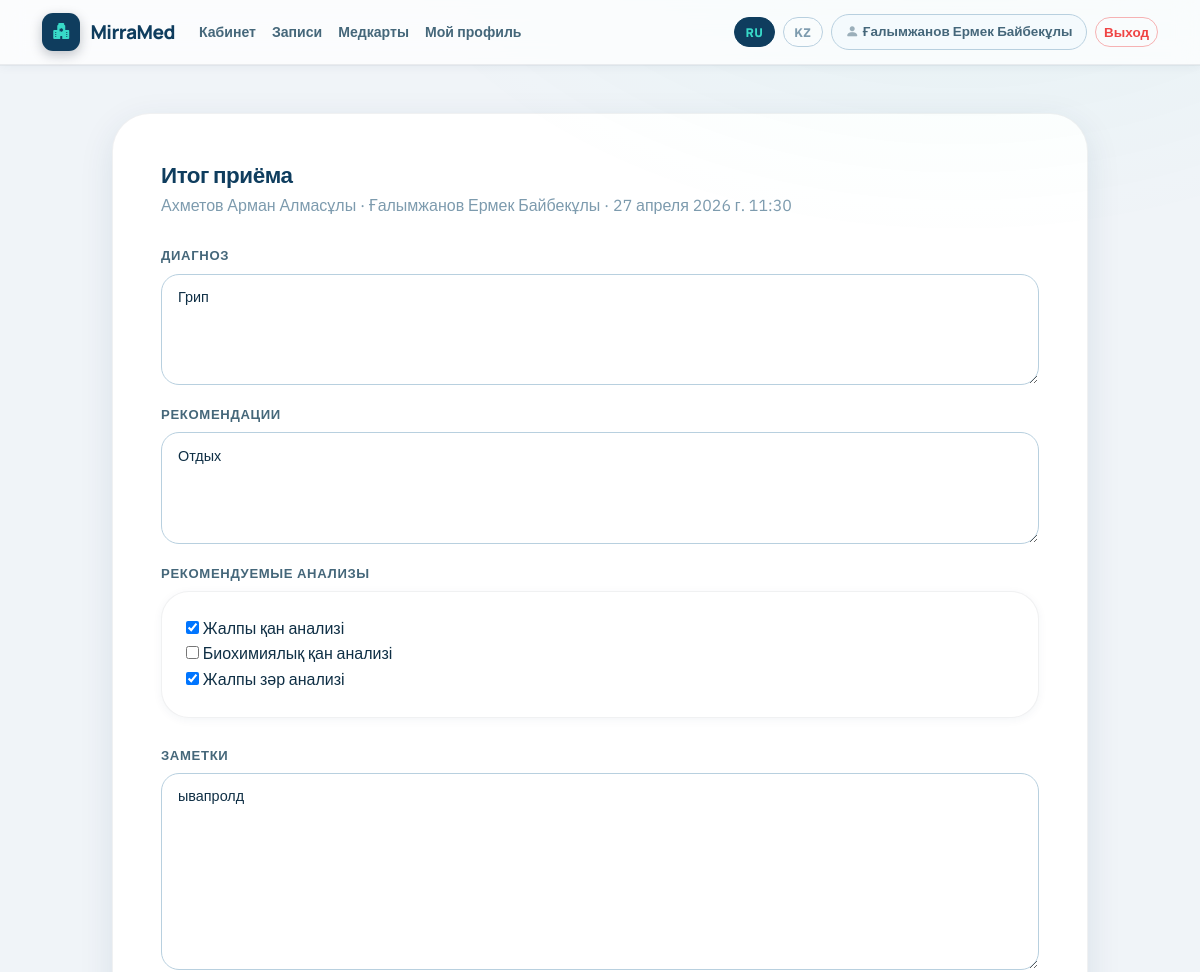
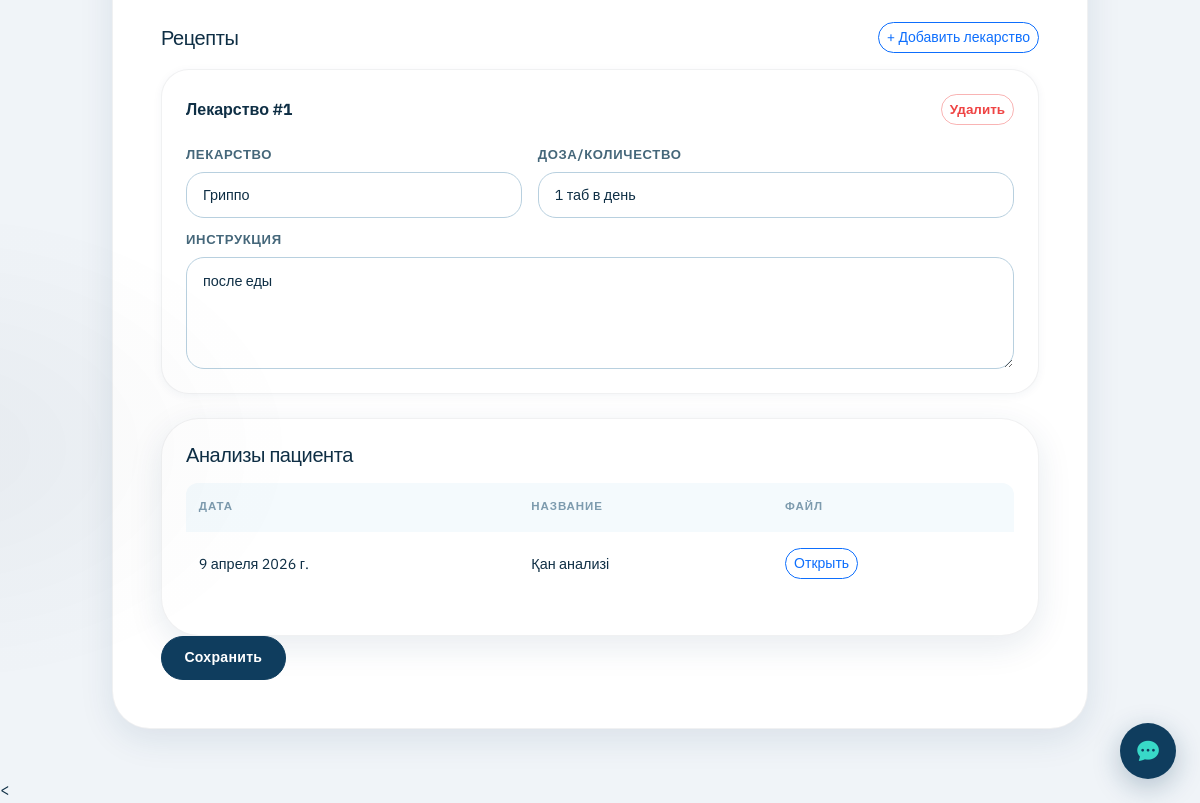
The page /appointments/1/complete/ (signed in) on the database its author committed (2 pictures, top to bottom).
### core/models.py (models this page shows, shortened)
class User(AbstractUser):
    class Role(models.TextChoices):
        ADMIN = 'admin', 'Admin'
        DOCTOR = 'doctor', 'Doctor'
        PATIENT = 'patient', 'Patient'
    username = models.CharField(max_length=150, unique=True)
    email = models.EmailField(unique=True)
    full_name = models.CharField(max_length=255)
    role = models.CharField(max_length=20, choices=Role.choices, default=Role.PATIENT)
    must_complete_profile = models.BooleanField(default=True)
    USERNAME_FIELD = 'email'
    REQUIRED_FIELDS = []
    objects = UserManager()

class Appointment(models.Model):
    class Status(models.TextChoices):
        PENDING = 'pending', 'Pending'
        APPROVED = 'approved', 'Approved'
        REJECTED = 'rejected', 'Rejected'
        COMPLETED = 'completed', 'Completed'
        CANCELLED = 'cancelled', 'Cancelled'
        NO_SHOW = 'no_show', 'No show'
    patient = models.ForeignKey(Patient, on_delete=models.CASCADE, related_name='appointments')
    doctor = models.ForeignKey(Doctor, on_delete=models.CASCADE, related_name='appointments')
    date = models.DateField()
    slot = models.TimeField()
    status = models.CharField(max_length=20, choices=Status.choices, default=Status.PENDING)
    fee = models.DecimalField(max_digits=10, decimal_places=2, default=0)
    created_at = models.DateTimeField(auto_now_add=True)
    approved_at = models.DateTimeField(null=True, blank=True)
    class Meta:
        ordering = ['-date', 'slot']
        constraints = [
            models.UniqueConstraint(fields=['doctor', 'date', 'slot'], name='unique_doctor_slot')
        ]

class Patient(models.Model):
    GENDER_CHOICES = [('male', 'Male'), ('female', 'Female')]
    user = models.OneToOneField(settings.AUTH_USER_MODEL, on_delete=models.CASCADE, related_name='patient_profile')
    birth_date = models.DateField(null=True, blank=True)
    gender = models.CharField(max_length=10, choices=GENDER_CHOICES, blank=True)
    phone = models.CharField(max_length=30, blank=True, validators=[phone_validator])
    address = models.CharField(max_length=255, blank=True)

class Doctor(models.Model):
    user = models.OneToOneField(settings.AUTH_USER_MODEL, on_delete=models.CASCADE, related_name='doctor_profile')
    specialization = models.CharField(max_length=255, blank=True)
    experience_years = models.PositiveIntegerField(default=0)
    room = models.CharField(max_length=50, blank=True)
    phone = models.CharField(max_length=30, blank=True, validators=[phone_validator])
    consultation_fee = models.DecimalField(max_digits=10, decimal_places=2, default=15000)
    photo = models.ImageField(upload_to='doctors/', null=True, blank=True)

class MedicalRecord(models.Model):
    appointment = models.OneToOneField(
        Appointment,
        on_delete=models.CASCADE,
        related_name='medical_record'
    )
    diagnosis = models.TextField()
    recommendations = models.TextField(blank=True)
    notes = models.TextField(blank=True)
    recommended_analyses = models.TextField(blank=True)
    recommended_analysis_types = models.ManyToManyField(
    AnalysisType,
    blank=True,
    related_name='medical_records'
)
    created_at = models.DateTimeField(auto_now_add=True)

class PatientAnalysisFile(models.Model):
    patient = models.ForeignKey(
        'Patient',
        on_delete=models.CASCADE,
        related_name='analysis_files'
    )
    title = models.CharField(max_length=255)
    result_date = models.DateField()
    file = models.FileField(upload_to='patient_analysis/')
    note = models.TextField(blank=True)
    uploaded_at = models.DateTimeField(auto_now_add=True)

### core/views.py (the view)
# urls.py: path('appointments/<int:appointment_id>/complete/', views.complete_appointment, name='complete_appointment'),
@login_required
def complete_appointment(request, appointment_id):
    appointment = get_object_or_404(Appointment, pk=appointment_id)
    if request.user.role != User.Role.DOCTOR or appointment.doctor.user != request.user:
        return redirect('appointments')
    analysis_files = PatientAnalysisFile.objects.filter(
        patient=appointment.patient
    ).order_by('-result_date')
    if request.method == 'POST':
        form = AppointmentSummaryForm(request.POST)
        if form.is_valid():
            record, _ = MedicalRecord.objects.get_or_create(appointment=appointment)
            record.diagnosis = form.cleaned_data['diagnosis']
            record.recommendations = form.cleaned_data['recommendations']
            record.notes = form.cleaned_data['notes']
            record.recommended_analyses = form.cleaned_data.get('recommended_analyses', '')
            record.save()
            record.recommended_analysis_types.set(
                form.cleaned_data.get('recommended_analysis_types')
            )
            record.prescriptions.all().delete()
            for idx in range(1, 6):
                medicine = form.cleaned_data.get(f'medicine_{idx}')
                dosage = form.cleaned_data.get(f'dosage_{idx}')
                instructions = form.cleaned_data.get(f'instructions_{idx}')
                if medicine:
                    Prescription.objects.create(
                        medical_record=record,
                        medicine=medicine,
                        dosage=dosage or '',
                        instructions=instructions or ''
                    )
            appointment.status = Appointment.Status.COMPLETED
            appointment.save(update_fields=['status'])
            messages.success(request, 'Итог приёма сохранён.')
            return redirect('medical_records')
    else:
        initial = {}
        if hasattr(appointment, 'medical_record'):
            record = appointment.medical_record
            initial = {
                'diagnosis': record.diagnosis,
                'recommendations': record.recommendations,
                'notes': record.notes,
                'recommended_analyses': getattr(record, 'recommended_analyses', ''),
                'recommended_analysis_types': record.recommended_analysis_types.all(),
            }
            pres = list(record.prescriptions.all()[:5])
            for i, p in enumerate(pres, start=1):
                initial[f'medicine_{i}'] = p.medicine
                initial[f'dosage_{i}'] = p.dosage
                initial[f'instructions_{i}'] = p.instructions
        form = AppointmentSummaryForm(initial=initial)
    return render(request, 'complete_appointment.html', {
        'form': form,
        'appointment': appointment,
        'analysis_files': analysis_files,  # 🆕 ОСЫ ЖЕР МАҢЫЗДЫ
    })

### core/context_processors.py (called while the page is built)
def ui_context(request):
    lang = getattr(request, 'site_lang', 'ru')
    return {
        'site_lang': lang,
        'T': TRANSLATIONS.get(lang, TRANSLATIONS['ru']),
    }

### core/models.py (called while the page is built)
    def __str__(self):
        return self.name_kz

### templates/complete_appointment.html (shortened to what this page needs)
{% extends 'base.html' %}
{% block content %}
<div class="row justify-content-center"><div class="col-xl-10"><div class="app-card p-4 p-lg-5"><div class="d-flex justify-content-between align-items-center flex-wrap gap-3 mb-4"><div><h1 class="section-title mb-1">{{ T.summary }}</h1><div class="subtle">{{ appointment.patient.user.full_name }} · {{ appointment.doctor.user.full_name }} · {{ appointment.date }} {{ appointment.slot|time:'H:i' }}</div></div></div>
<form method="post">{% csrf_token %}
  <div class="mb-3"><label class="form-label">{{ T.diagnosis }}</label>{{ form.diagnosis }}</div>
  <div class="mb-3"><label class="form-label">{{ T.recommendations }}</label>{{ form.recommendations }}</div>
  <div class="mb-4">
    <label class="form-label">
      {% if site_lang == 'kz' %}
        Ұсынылған анализдер
      {% else %}
        Рекомендуемые анализы
      {% endif %}
    </label>
    <div class="record-card">
      {{ form.recommended_analysis_types }}
    </div>
  </div>
  <div class="mb-4"><label class="form-label">{{ T.notes }}</label>{{ form.notes }}</div>
  <div class="d-flex justify-content-between align-items-center mb-3"><h2 class="h5 mb-0">{{ T.prescriptions }}</h2><button type="button" class="btn btn-outline-primary rounded-pill btn-sm" id="addPrescriptionBtn">+ {% if site_lang == 'kz' %}Дәрі қосу{% else %}Добавить лекарство{% endif %}</button></div>
  <div class="prescription-block mb-3" data-prescription-block><div class="record-card mb-0"><div class="d-flex justify-content-between align-items-center mb-3"><strong>{{ T.medicine }} #1</strong><button type="button" class="btn btn-sm btn-outline-danger rounded-pill remove-prescription">Удалить</button></div><div class="row g-3 mb-2"><div class="col-md-5"><label class="form-label">{{ T.medicine }}</label>{{ form.medicine_1 }}</div><div class="col-md-7"><label class="form-label">Доза/количество</label>{{ form.dosage_1 }}</div></div><div><label class="form-label">Инструкция</label>{{ form.instructions_1 }}</div></div></div>
  <div class="app-card p-4 mt-4">
    <h2 class="h5 mb-3">
      {% if site_lang == 'kz' %}
        Пациент анализдері
      {% else %}
        Анализы пациента
      {% endif %}
    </h2>
    <div class="table-responsive">
      <table class="table align-middle">
        <thead>
          <tr>
            <th>{% if site_lang == 'kz' %}Күні{% else %}Дата{% endif %}</th>
            <th>{% if site_lang == 'kz' %}Атауы{% else %}Название{% endif %}</th>
            <th>{% if site_lang == 'kz' %}Файл{% else %}Файл{% endif %}</th>
          </tr>
        </thead>
        <tbody>
          {% for f in analysis_files %}
          <tr>
            <td>{{ f.result_date }}</td>
            <td>{{ f.title }}</td>
            <td>
              <a href="{{ f.file.url }}" target="_blank" class="btn btn-sm btn-outline-primary rounded-pill">
                {% if site_lang == 'kz' %}Ашу{% else %}Открыть{% endif %}
              </a>
            </td>
          </tr>
          {% endfor %}
        </tbody>
      </table>
    </div>
  </div>
  <button class="btn btn-success rounded-pill px-4">{{ T.save }}</button>
</form></div></div></div>
{% endblock %}

### templates/base.html (shortened to what this page needs)
{% load core_tags %}
<!doctype html>
<html lang="{{ site_lang }}">
<head>
  <link href="https://cdn.jsdelivr.net/npm/bootstrap@5.3.3/dist/css/bootstrap.min.css" rel="stylesheet">
  <link href="https://cdn.jsdelivr.net/npm/bootstrap-icons@1.11.3/font/bootstrap-icons.css" rel="stylesheet">
  <link href="/static/css/styles.css?v=999" rel="stylesheet">
</head>
<body>
<nav class="app-navbar navbar navbar-expand-lg">
  <div class="container">
    <a class="navbar-brand" href="/">
      <span class="brand-mark"><i class="bi bi-hospital-fill"></i></span>
      <span>{{ T.site_name }}</span>
    </a>
    <div class="collapse navbar-collapse" id="mainNav">
      <ul class="navbar-nav me-auto mb-3 mb-lg-0 nav-pill-list">
        {% if request.user.is_authenticated %}
        <li class="nav-item">
          <a class="nav-link {% if request.path == '/dashboard/' %}active-nav{% endif %}"
            href="{% url 'dashboard' %}">
            {{ T.dashboard }}
          </a>
        </li>
        <li class="nav-item">
          <a class="nav-link {% if request.path == '/appointments/' %}active-nav{% endif %}"
            href="{% url 'appointments' %}">
            {{ T.appointments }}
          </a>
        </li>
        <li class="nav-item">
          <a class="nav-link {% if request.path == '/medical-records/' %}active-nav{% endif %}"
            href="{% url 'medical_records' %}">
            {{ T.medical_records }}
          </a>
        </li>
        {% if request.user.role != 'admin' %}
        <li class="nav-item">
          <a class="nav-link {% if request.path == '/my-profile/' %}active-nav{% endif %}"
            href="{% url 'my_profile' %}">
            {{ T.my_profile }}
          </a>
        </li>
        {% endif %}
        {% endif %}
        </ul>
      <div class="d-flex align-items-center gap-2 flex-wrap">
        <a class="btn btn-language {% if site_lang == 'ru' %}active{% endif %}" href="{% url 'switch_language' 'ru' %}?next={{ request.path }}">RU</a>
        <a class="btn btn-language {% if site_lang == 'kz' %}active{% endif %}" href="{% url 'switch_language' 'kz' %}?next={{ request.path }}">KZ</a>
        {% if request.user.is_authenticated %}
          <span class="user-chip"><i class="bi bi-person-fill me-1 opacity-50"></i>{{ request.user.full_name|default:request.user.email }}</span>
          <form method="post" action="{% url 'logout' %}" class="d-inline m-0">
            <button class="btn btn-outline-danger btn-sm">{{ T.logout }}</button>
          </form>
        {% else %}
          <a class="btn btn-success btn-sm" href="{% url 'login' %}">{{ T.login }}</a>
        {% endif %}
      </div>
    </div>
  </div>
</nav>
<main class="container app-shell py-4 py-lg-5">
  {% block content %}{% endblock %}
</main>
<
<button id="chat-toggle" title="Чат">
  <i class="bi bi-chat-dots-fill"></i>
</button>
</body>
</html>

### rows shown on the page
User: user.full_name "Ғалымжанов Ермек Байбекұлы"
Appointment: patient.user.full_name "Ахметов Арман Алмасұлы", doctor.user.full_name "Ғалымжанов Ермек Байбекұлы", date "27 апреля 2026 г.", slot "11:30"
MedicalRecord: diagnosis "Грип", recommendations "Отдых", notes "ывапролд"
PatientAnalysisFile: result_date "9 апреля 2026 г.", title "Қан анализі"

### other values the page prints
{{ T.site_name }} "MirraMed"
{{ T.dashboard }} "Кабинет"
{{ T.appointments }} "Записи"
{{ T.medical_records }} "Медкарты"
{{ T.my_profile }} "Мой профиль"
{{ T.logout }} "Выход"
{{ T.summary }} "Итог приёма"
{{ T.diagnosis }} "ДИАГНОЗ"
{{ T.recommendations }} "РЕКОМЕНДАЦИИ"
{{ T.notes }} "ЗАМЕТКИ"
{{ T.prescriptions }} "Рецепты"
{{ T.medicine }} "Лекарство"
{{ T.medicine }} "ЛЕКАРСТВО"
{{ T.save }} "Сохранить"
